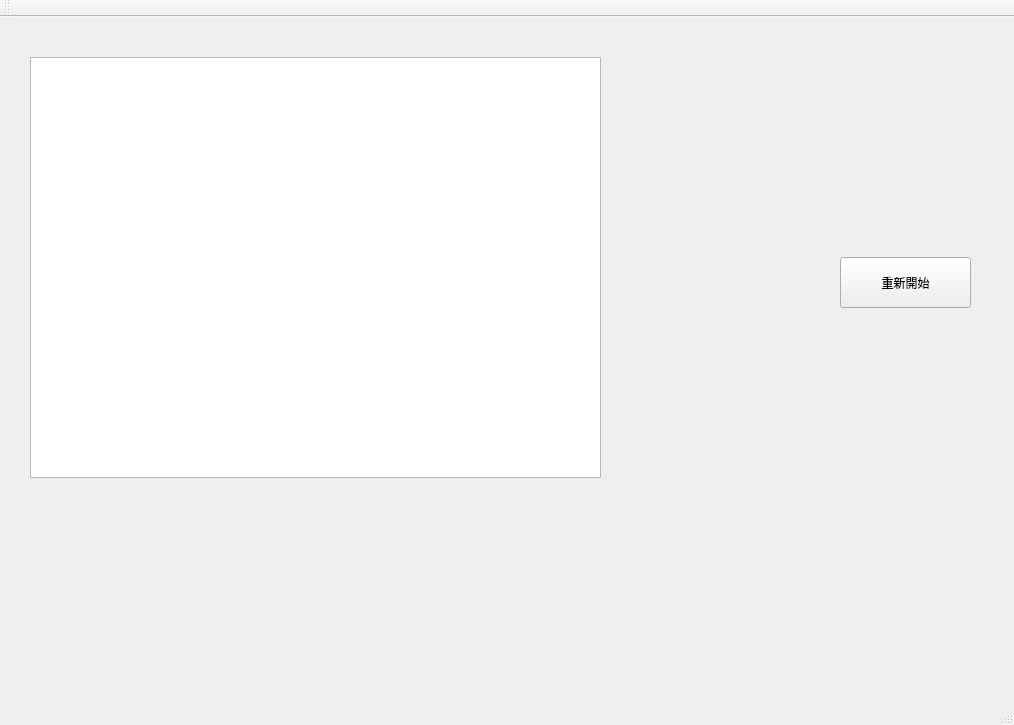
<?xml version="1.0" encoding="UTF-8"?>
<ui version="4.0">
 <class>MainWindow</class>
 <widget class="QMainWindow" name="MainWindow">
  <property name="geometry">
   <rect>
    <x>0</x>
    <y>0</y>
    <width>1014</width>
    <height>725</height>
   </rect>
  </property>
  <property name="windowTitle">
   <string>MainWindow</string>
  </property>
  <widget class="QWidget" name="centralWidget">
   <widget class="QGraphicsView" name="view">
    <property name="geometry">
     <rect>
      <x>30</x>
      <y>40</y>
      <width>571</width>
      <height>421</height>
     </rect>
    </property>
   </widget>
   <widget class="QPushButton" name="reset">
    <property name="geometry">
     <rect>
      <x>840</x>
      <y>240</y>
      <width>131</width>
      <height>51</height>
     </rect>
    </property>
    <property name="text">
     <string>重新開始</string>
    </property>
   </widget>
  </widget>
  <widget class="QMenuBar" name="menuBar">
   <property name="geometry">
    <rect>
     <x>0</x>
     <y>0</y>
     <width>1014</width>
     <height>22</height>
    </rect>
   </property>
  </widget>
  <widget class="QToolBar" name="mainToolBar">
   <attribute name="toolBarArea">
    <enum>TopToolBarArea</enum>
   </attribute>
   <attribute name="toolBarBreak">
    <bool>false</bool>
   </attribute>
  </widget>
  <widget class="QStatusBar" name="statusBar"/>
 </widget>
 <layoutdefault spacing="6" margin="11"/>
 <resources/>
 <connections/>
</ui>
